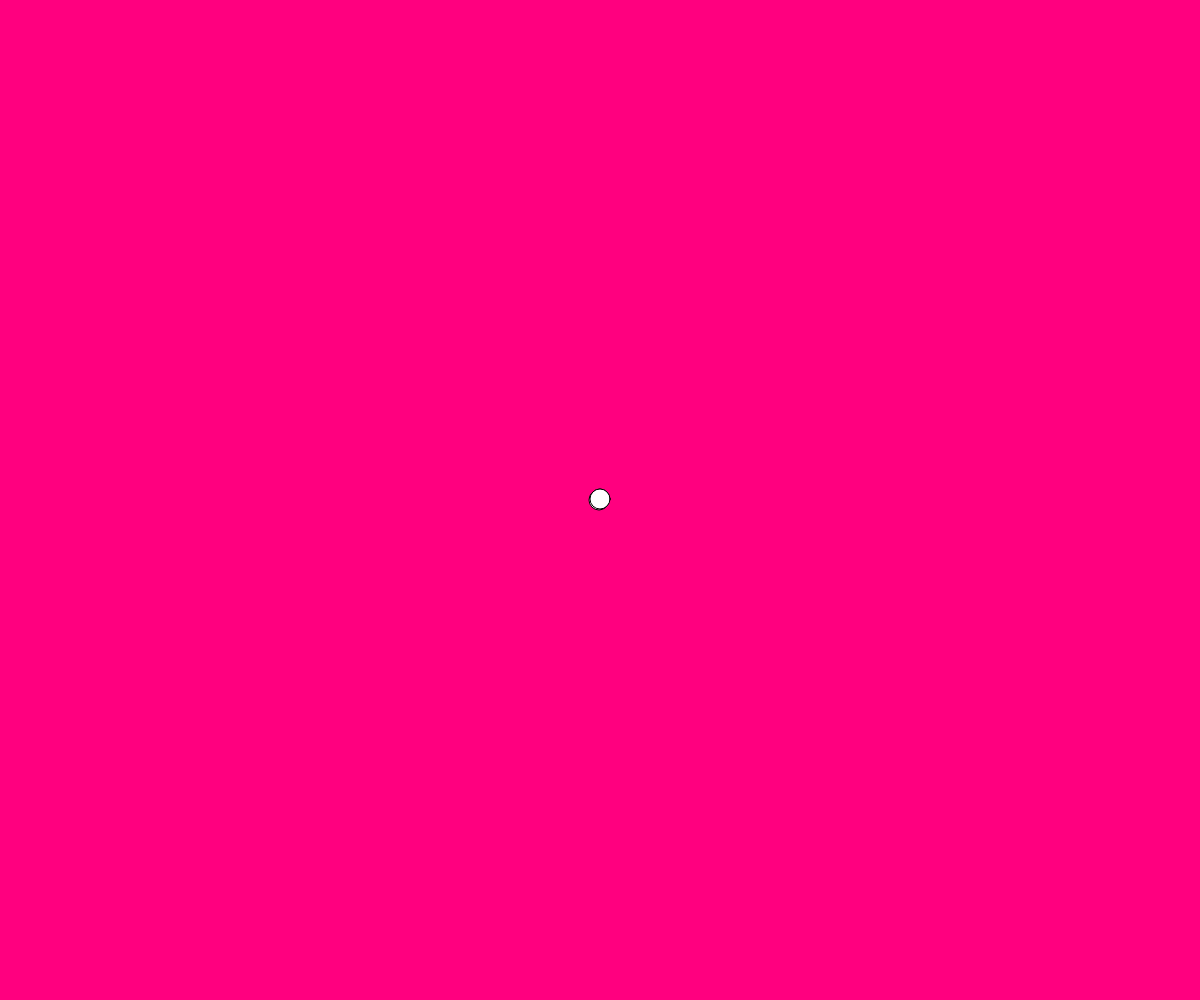
Frame 1 (no input)
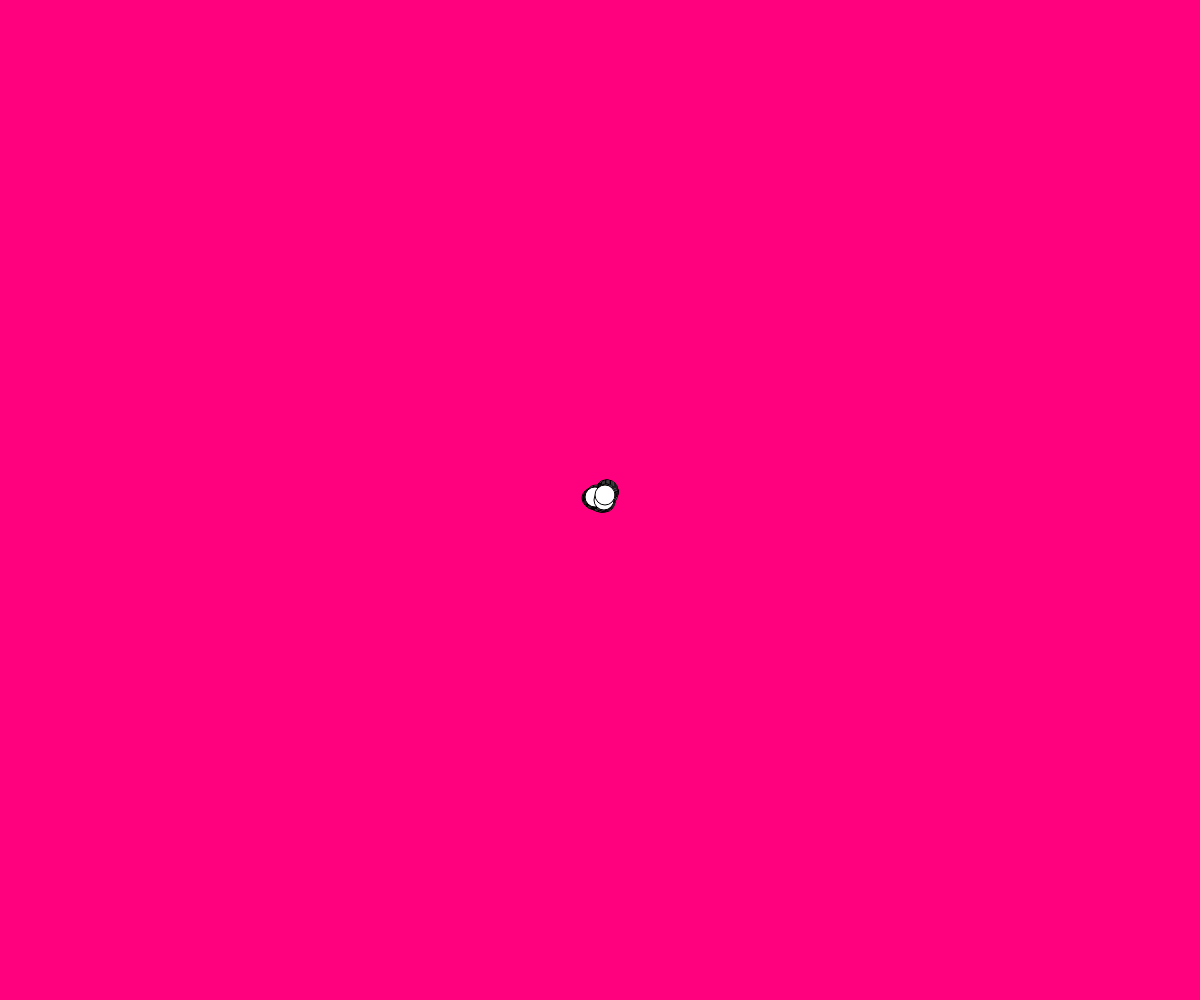
Frame 60 (no input)
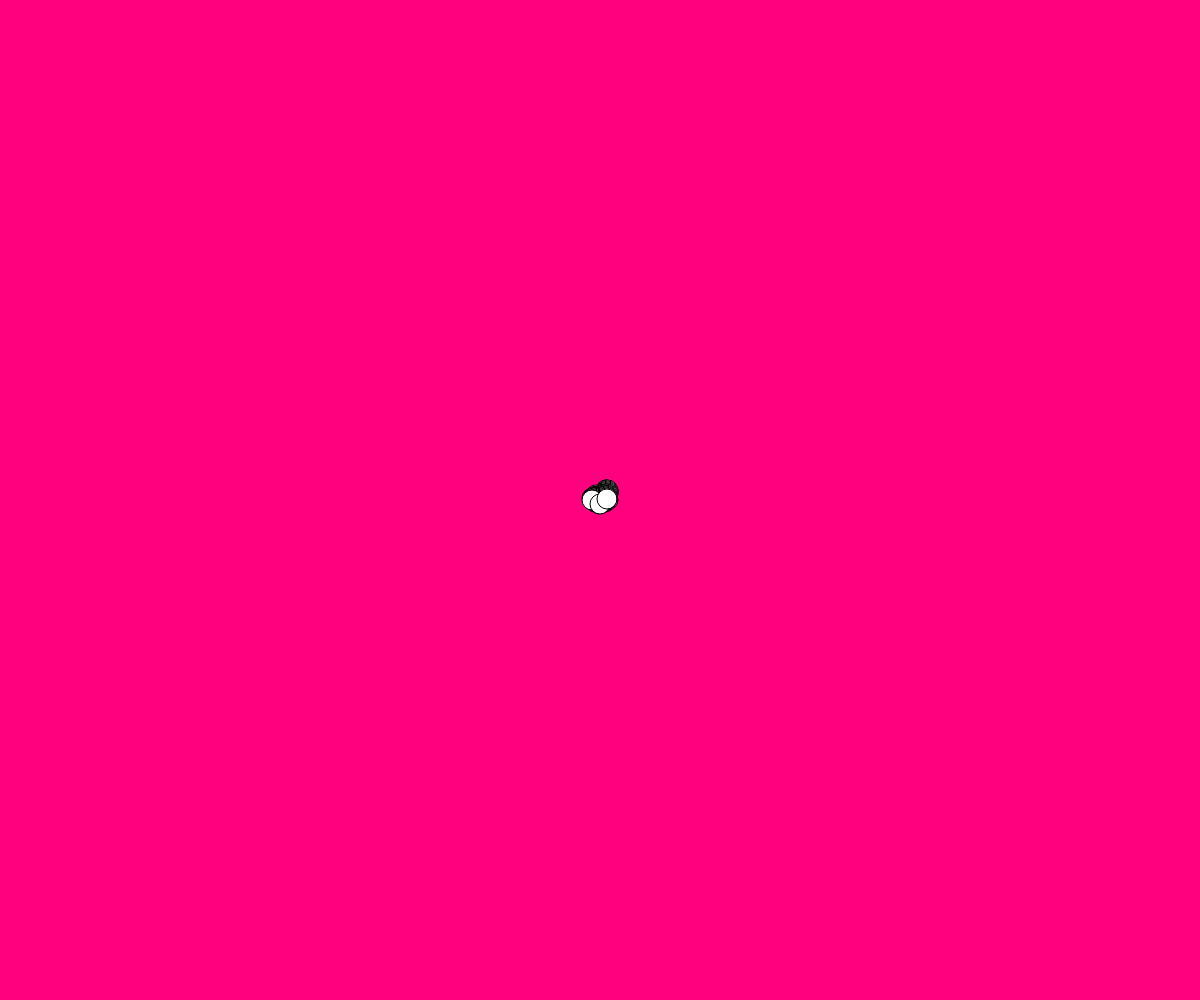
Frame 120 (the mouse pressed at the canvas centre since frame 60)

The p5.js sketch that drew these frames (run headless with seeded random() and noise() and a simulated clock; from frame 60 on, the mouse is pressed at the canvas centre):

// p5.js sketch
// ── sketch.js
// -
// Esercizi p5 0.3 by Angelica Gasperoni [camminatori, indipendenza]
// 2020 © Angelica @Angelica147, Daniele @Fupete and the course DSII2020 at DESIGN.unirsm 
// github.com/dsii-2020-unirsm — github.com/fupete
// Educational purposes, MIT License, 2020, San Marino
//

let camminatore = [];

function setup() {
  createCanvas(windowWidth, windowHeight);
//  camminatore = new Camminatore();
  background(255, 0, 127);
  
  let num = 3;
  
  for (let i = 0; i < num; i++) {
    camminatore.push(new Camminatore(i))
  }
} //for per farne più di uno

function draw() {
  for (let i = 0; i < camminatore.length; i++) {
  camminatore[i].step();
  camminatore[i].render();}
}

class Camminatore {
  constructor(){
    this.x = width/2;
    this.y = height/2;
  }

  render() {
    stroke(1);
    circle(this.x,this.y, 20);
  }

  step() {
    var choice = floor(random(4));
    if (choice === 0) {
      this.x--;
    } else if (choice == 1) {
      this.x++;
    } else if (choice == 2) {
      this.y--;
    } else {
      this.y++;
    }
    this.x = constrain(this.x,0,width-1);
    this.y = constrain(this.y,0,height-1);
  }
}
